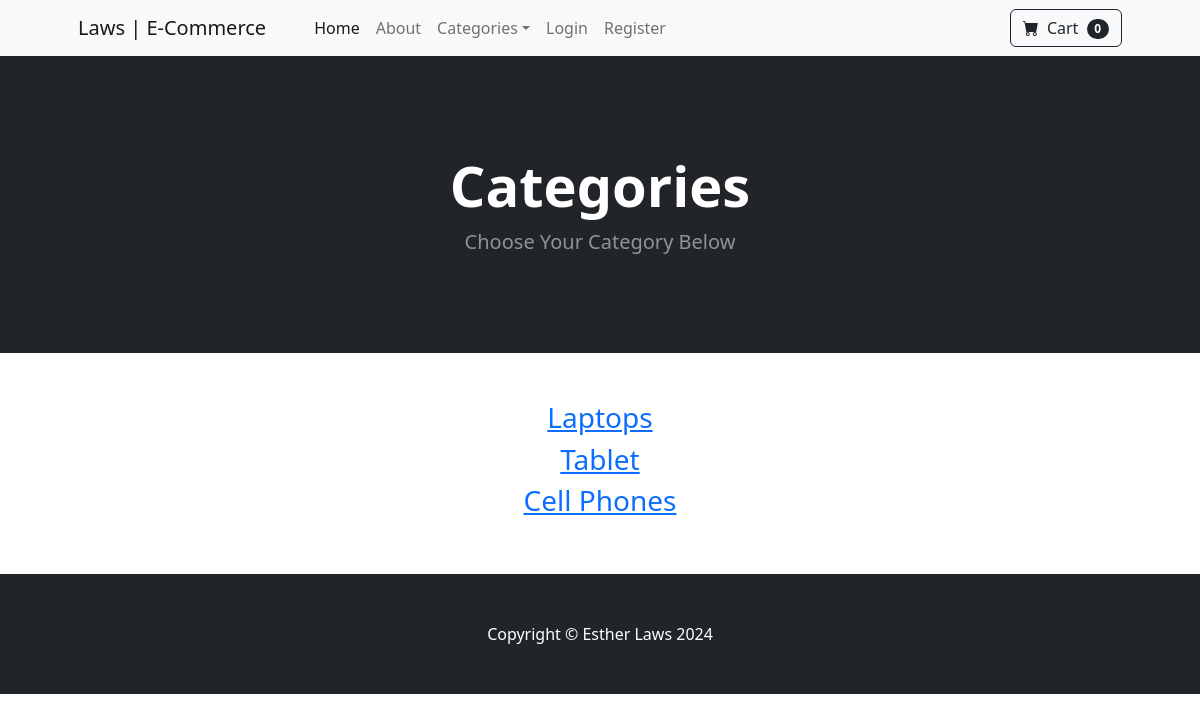
The app's page /category_summary/ with its own data.
### store/models.py (models this page shows)
class Category(models.Model):
    name = models.CharField(max_length=50)
    def __str__(self):
        return self.name
    class Meta:
        verbose_name_plural = "Categories"

### store/views.py (the view)
# urls.py: path("category_summary/", views.category_summary, name="category_summary"),
def category_summary(request):
    categories = Category.objects.all()
    return render(request, "category_summary.html", {"categories": categories})

### cart/cart.py (called while the page is built)
    def __len__(self):
        return len(self.cart)

### cart/context_processors.py (called while the page is built)
def cart(request):
    return {"cart": Cart(request)}

### store/templates/category_summary.html (shortened to what this page needs)
{% extends "base.html" %}
{% block content %}
<header class="bg-dark py-5">
    <div class="container px-4 px-lg-5 my-5">
        <div class="text-center text-white">
            <h1 class="display-4 fw-bolder">Categories</h1>
            <p class="lead fw-normal text-white-50 mb-0">Choose Your Category Below</p>
        </div>
    </div>
</header>
<div class="container">
    <div class="row">
        <center>
            <div class="col-8">
                <br></br>
                {% for category in categories %}
                <h3><a href="{% url 'category' category %}">{{ category }}</a></h3>
                {% endfor %}
                <br></br>
            </div>
    </div>
</div>
{% endblock %}

### records on screen
Category: name "Laptops"
Category: name "Tablet"
Category: name "Cell Phones"

### other values on screen
{{ cart|length }} "0"
